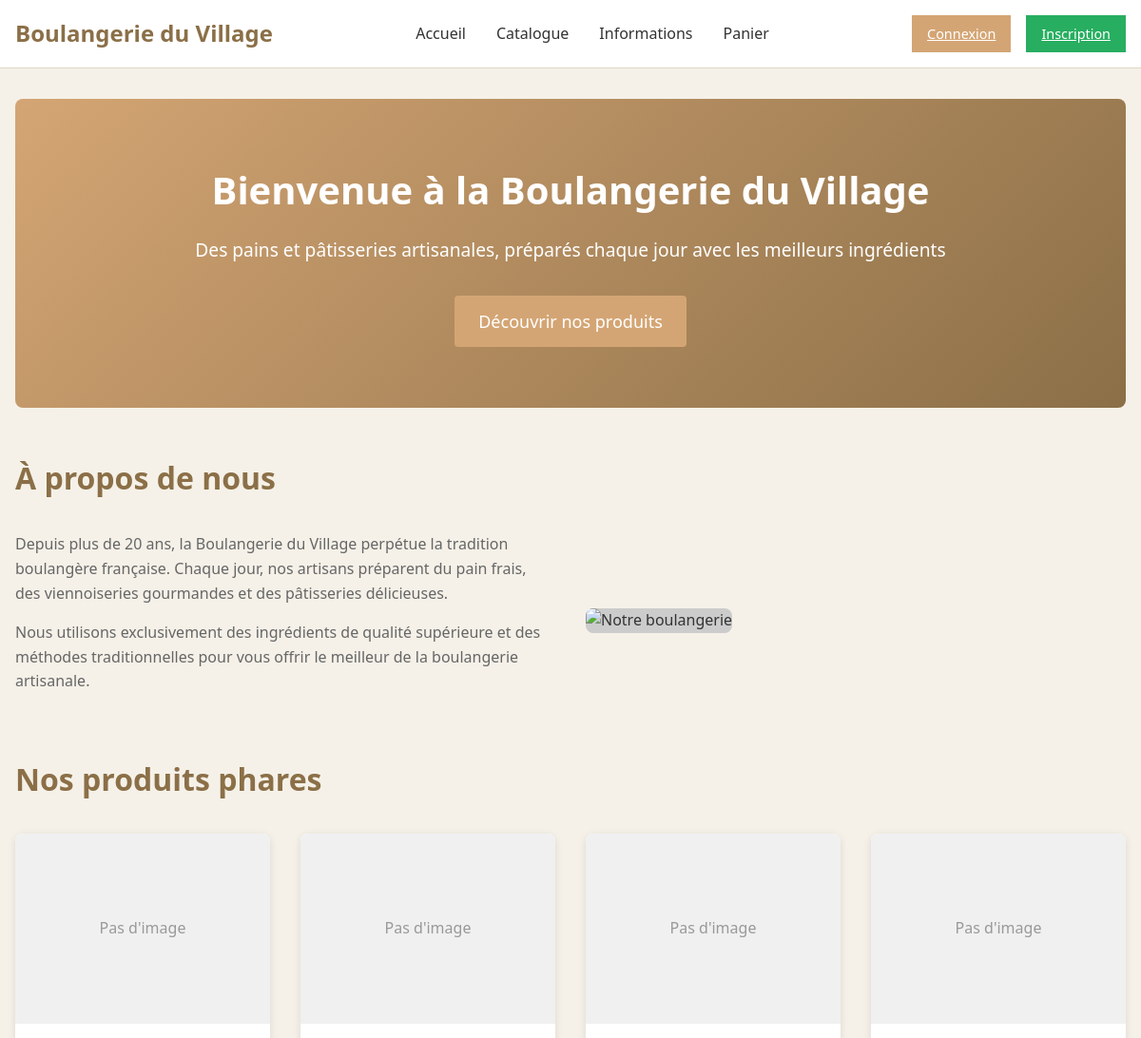
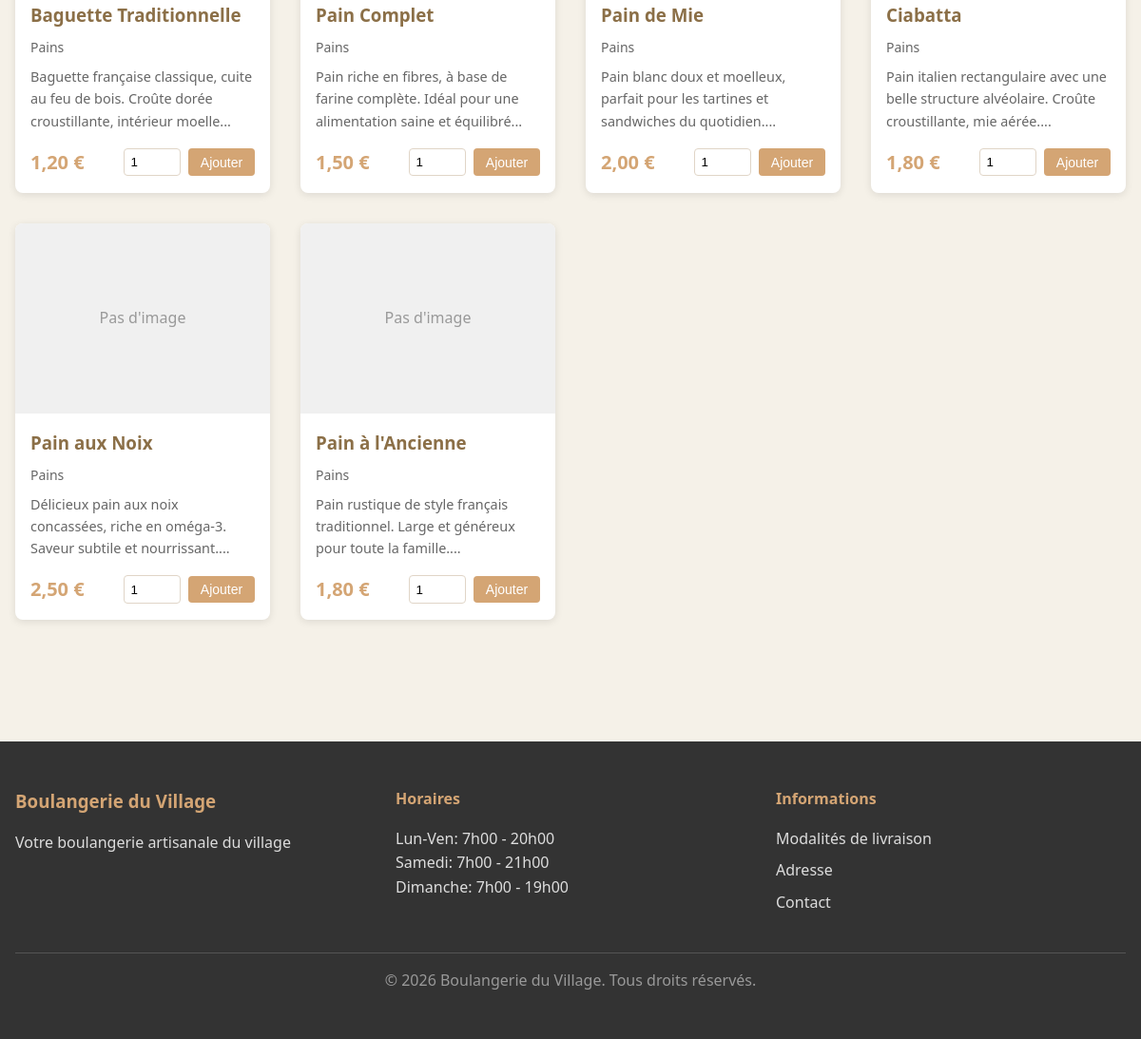
Screenshot of /public/ with the database file from the repository (2 pictures, top to bottom).
### tables this page shows
CREATE TABLE produits (
    id INT PRIMARY KEY AUTO_INCREMENT,
    categorie_id INT NOT NULL,
    nom VARCHAR(150) NOT NULL,
    description TEXT NOT NULL,
    prix DECIMAL(6,2) NOT NULL,
    image VARCHAR(255),
    actif TINYINT(1) DEFAULT 1,
    created_at DATETIME DEFAULT CURRENT_TIMESTAMP,
    
    FOREIGN KEY (categorie_id) REFERENCES categories(id) ON DELETE RESTRICT,
    INDEX idx_categorie (categorie_id),
    INDEX idx_actif (actif)
);

CREATE TABLE categories (
    id INT PRIMARY KEY AUTO_INCREMENT,
    nom VARCHAR(100) NOT NULL
);

### includes/db.php (called while the page is built, shortened)
<?php
$pdo = null;
function db_connect(): PDO {
    global $pdo;
    if ($pdo === null) {
        try {
            $pdo = new PDO(
                'mysql:host=' . DB_HOST . ';dbname=' . DB_NAME . ';charset=utf8mb4',
                DB_USER,
                DB_PASS,
                [
                    PDO::ATTR_ERRMODE => PDO::ERRMODE_EXCEPTION,
                    PDO::ATTR_DEFAULT_FETCH_MODE => PDO::FETCH_ASSOC,
                    PDO::ATTR_EMULATE_PREPARES => false
                ]
            );
        } catch (PDOException $e) {
            die('Erreur de connexion à la base de données: ' . $e->getMessage());
        }
    }
    return $pdo;
}
function db_query(string $sql, array $params = []): PDOStatement {
    $pdo = db_connect();
    $stmt = $pdo->prepare($sql);
    $stmt->execute($params);
    return $stmt;
}
function db_fetch_all(string $sql, array $params = []): array {
    return db_query($sql, $params)->fetchAll();
}

### includes/functions.php (called while the page is built, shortened)
<?php
function e(string $string): string {
    return htmlspecialchars($string, ENT_QUOTES, 'UTF-8');
}
function format_price(float $price): string {
    return number_format($price, 2, ',', ' ') . ' €';
}

### public/index.php (the view, shortened to what this page needs)
<?php
require_once __DIR__ . '/../includes/db.php';
require_once __DIR__ . '/../includes/functions.php';
require_once __DIR__ . '/../includes/header.php';
$produits = db_fetch_all(
    'SELECT p.*, c.nom as categorie_nom
     FROM produits p
     JOIN categories c ON p.categorie_id = c.id
     WHERE p.actif = 1
     ORDER BY p.created_at DESC
     LIMIT 6'
);
?>
<div class="container">
    <section class="hero">
        <div class="hero-content">
            <h1>Bienvenue à la <?php echo APP_NAME; ?></h1>
            <p>Des pains et pâtisseries artisanales, préparés chaque jour avec les meilleurs ingrédients</p>
            <a href="<?php echo PUBLIC_URL; ?>/catalogue.php" class="btn btn-primary btn-lg">Découvrir nos produits</a>
        </div>
    </section>
    <section class="about">
        <h2>À propos de nous</h2>
        <div class="about-content">
            <div class="about-text">
                <p>Depuis plus de 20 ans, la <?php echo APP_NAME; ?> perpétue la tradition boulangère française.
                Chaque jour, nos artisans préparent du pain frais, des viennoiseries gourmandes et des pâtisseries délicieuses.</p>
                <p>Nous utilisons exclusivement des ingrédients de qualité supérieure et des méthodes traditionnelles
                pour vous offrir le meilleur de la boulangerie artisanale.</p>
            </div>
            <div class="about-image">
                <img src="<?php echo ASSETS_WEB_PATH; ?>/img/boulangerie.jpg" alt="Notre boulangerie" style="background: #ccc; height: 300px; width: 100%;">
            </div>
        </div>
    </section>
    <section class="featured-products">
        <h2>Nos produits phares</h2>
        <div class="products-grid">
            <?php foreach ($produits as $produit): ?>
            <div class="product-card">
                <div class="product-image">
                    <?php if ($produit['image']): ?>
                        <img src="<?php echo ASSETS_WEB_PATH; ?>/img/produits/<?php echo e($produit['image']); ?>" alt="<?php echo e($produit['nom']); ?>">
                    <?php else: ?>
                        <div class="placeholder-image">Pas d'image</div>
                    <?php endif; ?>
                </div>
                <div class="product-info">
                    <h3><?php echo e($produit['nom']); ?></h3>
                    <p class="category"><?php echo e($produit['categorie_nom']); ?></p>
                    <p class="description"><?php echo e(substr($produit['description'], 0, 100)); ?>...</p>
                    <div class="product-footer">
                        <span class="price"><?php echo format_price($produit['prix']); ?></span>
                        <form method="POST" action="<?php echo PUBLIC_URL; ?>/panier.php?action=add" class="add-to-cart-form">
                            <div class="quantity-input">
                                <input type="number" name="quantite" min="1" value="1" required>
                            </div>
                            <button type="submit" class="btn btn-sm btn-primary">Ajouter</button>
                        </form>
                    </div>
                </div>
            </div>
            <?php endforeach; ?>
        </div>
    </section>
</div>
<?php require_once __DIR__ . '/../includes/footer.php'; ?>

### assets/css/style.css (style rules this page uses)
:root { --primary-color: #d4a574; --secondary-color: #8b6f47; --text-dark: #333; --text-light: #666; --bg-light: #f5f1e8; --bg-white: #ffffff; --border-color: #e0d5c7; --success-color: #27ae60; --danger-color: #e74c3c; --warning-color: #f39c12; --spacing-unit: 1rem; }
* { margin: 0; padding: 0; box-sizing: border-box; }
html { font-size: 16px; }
body { font-family: 'Segoe UI', Tahoma, Geneva, Verdana, sans-serif; color: var(--text-dark); background-color: var(--bg-light); line-height: 1.6; }
.container { max-width: 1200px; margin: 0 auto; padding: 0 var(--spacing-unit); }
.btn { display: inline-block; padding: 0.6rem 1.2rem; border: none; border-radius: 4px; text-decoration: none; cursor: pointer; font-size: 1rem; transition: all 0.3s ease; font-weight: 500; }
.btn-primary { background-color: var(--primary-color); color: white; }
.btn-sm { padding: 0.4rem 0.8rem; font-size: 0.875rem; }
.btn-lg { padding: 0.8rem 1.6rem; font-size: 1.125rem; }
.hero { background: linear-gradient(135deg, var(--primary-color), var(--secondary-color)); color: white; padding: calc(var(--spacing-unit) * 4) 0; text-align: center; margin-bottom: calc(var(--spacing-unit) * 3); border-radius: 8px; }
.hero-content h1 { font-size: 2.5rem; margin-bottom: var(--spacing-unit); }
.hero-content p { font-size: 1.2rem; margin-bottom: calc(var(--spacing-unit) * 2); }
.about, .featured-products { margin-bottom: calc(var(--spacing-unit) * 3); }
.about h2, .featured-products h2 { font-size: 2rem; margin-bottom: calc(var(--spacing-unit) * 2); color: var(--secondary-color); }
.about-content { display: grid; grid-template-columns: 1fr 1fr; gap: calc(var(--spacing-unit) * 2); align-items: center; }
.about-text p { margin-bottom: var(--spacing-unit); color: var(--text-light); }
.about-image img { border-radius: 8px; }
.products-grid { display: grid; grid-template-columns: repeat(auto-fill, minmax(250px, 1fr)); gap: calc(var(--spacing-unit) * 2); }
.product-card { background-color: var(--bg-white); border-radius: 8px; overflow: hidden; box-shadow: 0 2px 8px rgba(0,0,0,0.1); transition: all 0.3s ease; display: flex; flex-direction: column; }
.product-image { width: 100%; height: 200px; background-color: var(--bg-light); overflow: hidden; }
.placeholder-image { display: flex; align-items: center; justify-content: center; height: 100%; color: #999; background-color: #f0f0f0; }
.product-info { padding: var(--spacing-unit); display: flex; flex-direction: column; flex-grow: 1; }
.product-info h3 { margin-bottom: 0.5rem; color: var(--secondary-color); }
.category { color: var(--text-light); font-size: 0.875rem; margin-bottom: 0.5rem; }
.description { color: var(--text-light); font-size: 0.9rem; margin-bottom: 1rem; flex-grow: 1; }
.product-footer { display: flex; justify-content: space-between; align-items: center; gap: var(--spacing-unit); margin-top: auto; }
.price { font-size: 1.25rem; font-weight: bold; color: var(--primary-color); }
.add-to-cart-form { display: flex; gap: 0.5rem; align-items: center; }
.quantity-input input { width: 60px; padding: 0.4rem; border: 1px solid var(--border-color); border-radius: 4px; }

### rows the page displays
produits: shows "Pas d'image", nom "Baguette Traditionnelle", categorie.nom "Pains", description "Baguette française classique, cuite au feu de bois. Croûte dorée croustillante, intérieur moelle", prix "1,20 €"
produits: shows "Pas d'image", nom "Pain Complet", categorie.nom "Pains", description "Pain riche en fibres, à base de farine complète. Idéal pour une alimentation saine et équilibré", prix "1,50 €"
produits: shows "Pas d'image", nom "Pain de Mie", categorie.nom "Pains", description "Pain blanc doux et moelleux, parfait pour les tartines et sandwiches du quotidien.", prix "2,00 €"
produits: shows "Pas d'image", nom "Ciabatta", categorie.nom "Pains", description "Pain italien rectangulaire avec une belle structure alvéolaire. Croûte croustillante, mie aérée.", prix "1,80 €"
produits: shows "Pas d'image", nom "Pain aux Noix", categorie.nom "Pains", description "Délicieux pain aux noix concassées, riche en oméga-3. Saveur subtile et nourrissant.", prix "2,50 €"
produits: shows "Pas d'image", nom "Pain à l'Ancienne", categorie.nom "Pains", description "Pain rustique de style français traditionnel. Large et généreux pour toute la famille.", prix "1,80 €"

### other values shown
APP_NAME "Boulangerie du Village"
